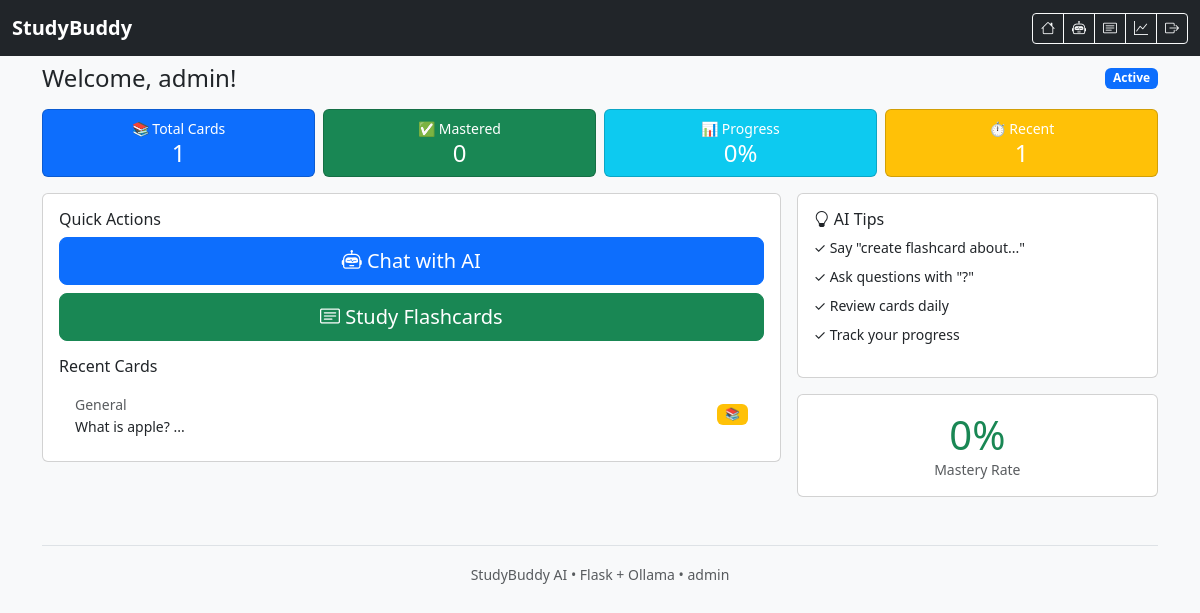
The page /dashboard (signed in) on the database its author committed.
### app.py (models this page shows)
class User(UserMixin, db.Model):
    id = db.Column(db.Integer, primary_key=True)
    username = db.Column(db.String(80), unique=True, nullable=False)
    password_hash = db.Column(db.String(200), nullable=False)

class Flashcard(db.Model):
    id = db.Column(db.Integer, primary_key=True)
    question = db.Column(db.String(500), nullable=False)
    answer = db.Column(db.String(1000), nullable=False)
    category = db.Column(db.String(100), default='General')
    created_date = db.Column(db.DateTime, default=lambda: datetime.now(timezone.utc))
    review_count = db.Column(db.Integer, default=0)
    mastered = db.Column(db.Boolean, default=False)
    user_id = db.Column(db.Integer, db.ForeignKey('user.id'), nullable=False)

### app.py (the view)
@app.route('/dashboard')
@login_required
def dashboard():
    total = Flashcard.query.filter_by(user_id=current_user.id).count()
    mastered = Flashcard.query.filter_by(user_id=current_user.id, mastered=True).count()
    recent = Flashcard.query.filter_by(user_id=current_user.id).order_by(Flashcard.created_date.desc()).limit(5).all()
    return render_template('dashboard.html', total_cards=total, mastered=mastered, recent_cards=recent)

### app.py (called while the page is built)
@login_manager.user_loader
def load_user(user_id):
    return db.session.get(User, int(user_id))

### templates/dashboard.html (shortened to what this page needs)
{% extends "base.html" %}
{% block content %}
<div class="d-flex justify-content-between align-items-center mb-3">
    <h4 class="mb-0">Welcome, {{ current_user.username }}!</h4>
    <span class="badge bg-primary">Active</span>
</div>
<div class="row g-2 mb-3">
    <div class="col-6 col-md-3">
        <div class="card bg-primary text-white">
            <div class="card-body text-center p-2">
                <div class="small">📚 Total Cards</div>
                <div class="h4 mb-0">{{ total_cards }}</div>
            </div>
        </div>
    </div>
    <div class="col-6 col-md-3">
        <div class="card bg-success text-white">
            <div class="card-body text-center p-2">
                <div class="small">✅ Mastered</div>
                <div class="h4 mb-0">{{ mastered }}</div>
            </div>
        </div>
    </div>
    <div class="col-6 col-md-3">
        <div class="card bg-info text-white">
            <div class="card-body text-center p-2">
                <div class="small">📊 Progress</div>
                <div class="h4 mb-0">
                    {% if total_cards > 0 %}
                        {{ ((mastered/total_cards)*100)|round|int }}%
                    {% else %}0%{% endif %}
                </div>
            </div>
        </div>
    </div>
    <div class="col-6 col-md-3">
        <div class="card bg-warning text-white">
            <div class="card-body text-center p-2">
                <div class="small">⏱️ Recent</div>
                <div class="h4 mb-0">{{ recent_cards|length }}</div>
            </div>
        </div>
    </div>
</div>
<div class="row g-3">
    <div class="col-md-8">
        <div class="card">
            <div class="card-body">
                <h6 class="card-title">Quick Actions</h6>
                <div class="d-grid gap-2 mb-3">
                    <a href="{{ url_for('chat') }}" class="btn btn-primary btn-lg">
                        <i class="bi bi-robot"></i> Chat with AI
                    </a>
                    <a href="{{ url_for('flashcards') }}" class="btn btn-success btn-lg">
                        <i class="bi bi-card-text"></i> Study Flashcards
                    </a>
                </div>
                {% if recent_cards %}
                <h6>Recent Cards</h6>
                <div class="list-group list-group-flush">
                    {% for card in recent_cards %}
                    <div class="list-group-item d-flex justify-content-between align-items-center">
                        <div>
                            <small class="text-muted">{{ card.category }}</small>
                            <div class="small">{{ card.question[:40] }}...</div>
                        </div>
                        <span class="badge bg-{{ 'success' if card.mastered else 'warning' }}">
                            {{ '✅' if card.mastered else '📚' }}
                        </span>
                    </div>
                    {% endfor %}
                </div>
                {% endif %}
            </div>
        </div>
    </div>
    <div class="col-md-4">
        <div class="card">
            <div class="card-body">
                <h6><i class="bi bi-lightbulb"></i> AI Tips</h6>
                <ul class="list-unstyled small">
                    <li class="mb-2">✓ Say "create flashcard about..."</li>
                    <li class="mb-2">✓ Ask questions with "?"</li>
                    <li class="mb-2">✓ Review cards daily</li>
                    <li>✓ Track your progress</li>
                </ul>
            </div>
        </div>
        <div class="card mt-3">
            <div class="card-body text-center">
                <div class="display-6 text-success">
                    {% if total_cards > 0 %}
                        {{ ((mastered/total_cards)*100)|round|int }}%
                    {% else %}0%{% endif %}
                </div>
                <div class="small text-muted">Mastery Rate</div>
            </div>
        </div>
    </div>
</div>
{% endblock %}

### templates/base.html (shortened to what this page needs)
<!DOCTYPE html>
<html lang="en">
<head>
    <link href="https://cdn.jsdelivr.net/npm/bootstrap@5.3.0/dist/css/bootstrap.min.css" rel="stylesheet">
    <link rel="stylesheet" href="https://cdn.jsdelivr.net/npm/bootstrap-icons@1.10.0/font/bootstrap-icons.css">
</head>
<body class="bg-light">
    <nav class="navbar navbar-expand-lg navbar-dark bg-dark fixed-top">
        <div class="container-fluid">
            <a class="navbar-brand fw-bold" href="{{ url_for('dashboard') }}">
                 StudyBuddy
            </a>
            {% if current_user.is_authenticated %}
            <div class="btn-group btn-group-sm" role="group">
                <a class="btn btn-outline-light" href="{{ url_for('dashboard') }}" title="Dashboard">
                    <i class="bi bi-house"></i>
                </a>
                <a class="btn btn-outline-light" href="{{ url_for('chat') }}" title="AI Chat">
                    <i class="bi bi-robot"></i>
                </a>
                <a class="btn btn-outline-light" href="{{ url_for('flashcards') }}" title="Flashcards">
                    <i class="bi bi-card-text"></i>
                </a>
                <a class="btn btn-outline-light" href="{{ url_for('progress') }}" title="Progress">
                    <i class="bi bi-graph-up"></i>
                </a>
                <a class="btn btn-outline-light" href="{{ url_for('logout') }}" title="Logout">
                    <i class="bi bi-box-arrow-right"></i>
                </a>
            </div>
            {% endif %}
        </div>
    </nav>
    <div class="container mt-5 pt-3">
        {% block content %}{% endblock %}
        <footer class="text-center text-muted mt-5 pt-3 border-top">
            <small>StudyBuddy AI • Flask + Ollama • {{ current_user.username if current_user.is_authenticated else 'Guest' }}</small>
        </footer>
    </div>
</body>
</html>

### rows shown on the page
User: username "admin"
Flashcard: category "General", question "What is apple?", mastered "📚"

### other values the page prints
{{ total_cards }} "1"
{{ mastered }} "0"
{{ ((mastered/total_cards)*100)|round|int }} "0"
{{ recent_cards|length }} "1"
